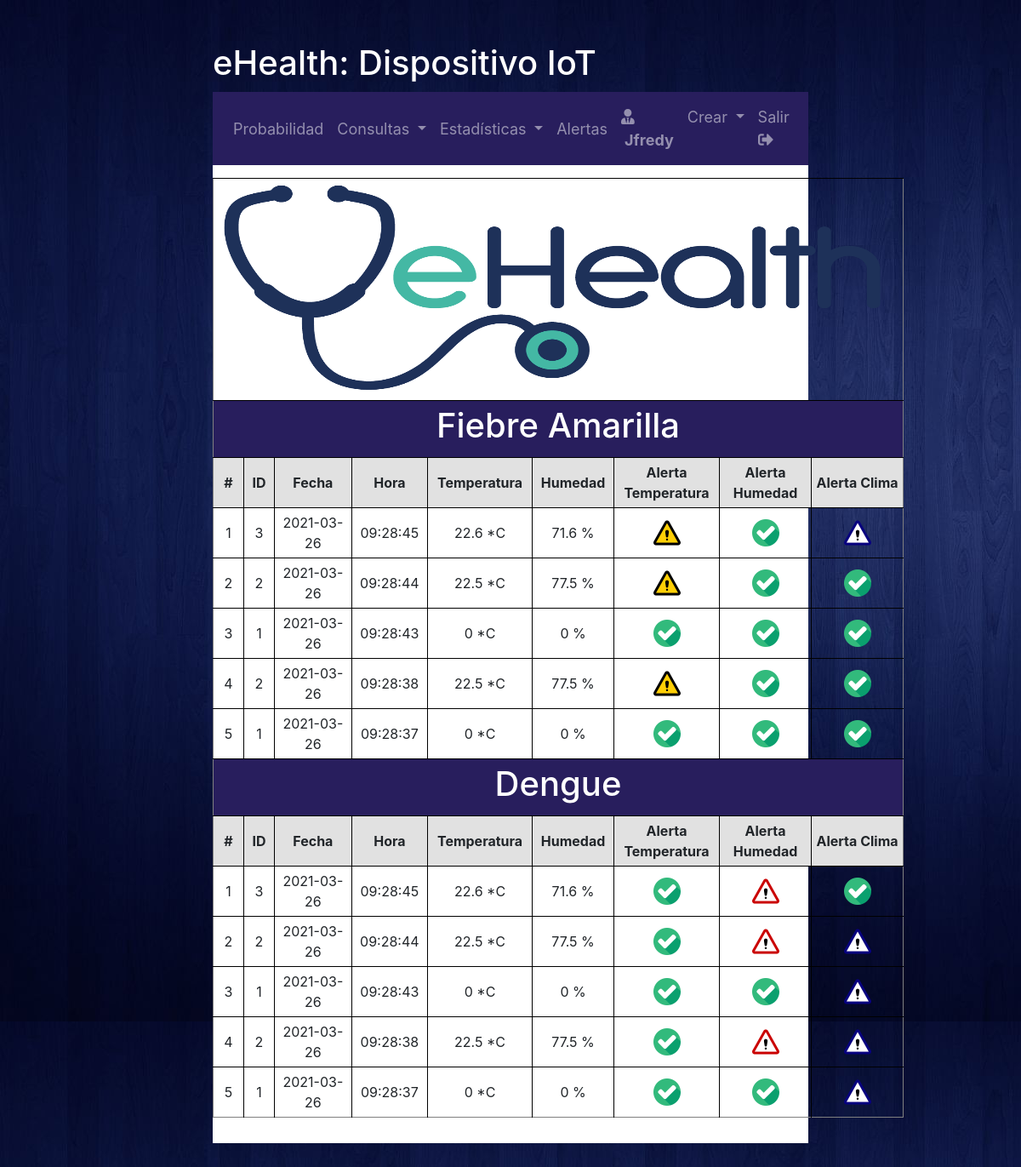
The page /interfaces/alertas/alertas.php (signed in) on the database its author committed.
### tables this page shows
CREATE TABLE `datos_medidos` (
  `id` int(11) NOT NULL,
  `id_tarjeta` int(11) NOT NULL,
  `temperatura` float NOT NULL,
  `humedad` float NOT NULL,
  `fecha` date NOT NULL,
  `hora` varchar(20) NOT NULL,
  `lluvia` int(11) DEFAULT NULL
);

### interfaces/alertas/alertas.php (the view, shortened to what this page needs)
<!DOCTYPE html>
<html lang="es">
    <head>
    </head>
    <body background="/ehealth/static/img/background.jpg">
        <h1 id="home-title">eHealth: Dispositivo IoT</h1>
        <div id="home">
            <div id="page-content">
                <table width="80%" align=center cellpadding=5 border=1>
                    <tr>
                        <td valign="center" align=center width=80% colspan=9>
                            <img src="/ehealth/static/img/logo.png" width=800 height=250>
                        </td>
                    </tr>
                    <tr>
                        <td valign="center" align=center width=80% colspan=9 bgcolor="#281E5D">
                            <h1>
                                <font color=white>Fiebre Amarilla</font>
                            </h1>
                        </td>
                    </tr>
                    <tr>
                        <td valign="center" align=center bgcolor="#E1E1E1" width=40>
                            <b>#</b>
                        </td>
                        <td valign="center" align=center bgcolor="#E1E1E1" width=40>
                            <b>ID</b>
                        </td>
                        <td valign="center" align=center bgcolor="#E1E1E1">
                            <b>Fecha</b>
                        </td>
                        <td valign="center" align=center bgcolor="#E1E1E1">
                            <b>Hora</b>
                        </td>
                        <td valign="center" align=center bgcolor="#E1E1E1">
                            <b>Temperatura</b>
                        </td>
                        <td valign="center" align=center bgcolor="#E1E1E1">
                            <b>Humedad</b>
                        </td>
                        <td valign="center" align=center bgcolor="#E1E1E1" width=120>
                            <b>Alerta Temperatura</b>
                        </td>
                        <td valign="center" align=center bgcolor="#E1E1E1" width=120>
                            <b>Alerta Humedad</b>
                        </td>
                        <td valign="center" align=center bgcolor="#E1E1E1" width=120>
                            <b>Alerta Clima</b>
                        </td>
                    </tr>
                    <?php
                        $mysqli = new mysqli($host, $user, $pw, $db);
                        $sql1_fiebre = "SELECT max_temp from datos_maximos where id=1";
                        $result2_fiebre = $mysqli->query($sql1_fiebre);
                        $row2_fiebre = $result2_fiebre->fetch_array(MYSQLI_NUM);
                        $temp_max_fiebre = $row2_fiebre[0];
                        $sql3_fiebre = "SELECT max_hum from datos_maximos where id=1";
                        $result3_fiebre = $mysqli->query($sql3_fiebre);
                        $row3_fiebre = $result3_fiebre->fetch_array(MYSQLI_NUM);
                        $hum_max_fiebre = $row3_fiebre[0];
                        $sql4_fiebre = "SELECT pre_lluvia from datos_maximos where id=1";
                        $result4_fiebre = $mysqli->query($sql4_fiebre);
                        $row4_fiebre = $result4_fiebre->fetch_array(MYSQLI_NUM);
                        $pre_lluv_fiebre = $row4_fiebre[0];
                        $sql1_fiebre = "SELECT * from datos_medidos order by id DESC LIMIT 5";
                        $result1_fiebre = $mysqli->query($sql1_fiebre);
                        $contador = 0;
                        while($row1 = $result1_fiebre->fetch_array(MYSQLI_NUM)){
                        $ID_TARJ_fiebre = $row1[1];
                        $temp_fiebre = $row1[2];
                        $hum_fiebre = $row1[3];
                        $fecha_fiebre = $row1[4];
                        $hora_fiebre = $row1[5];
                        $lluvia_fiebre=$row1[6];
                        $contador++;
                    ?>
                    <tr>
                        <td valign="center" align=center>
                            <?php echo $contador; ?>
                        </td>
                        <td valign="center" align=center>
                            <?php echo $ID_TARJ_fiebre; ?>
                        </td>
                        <td valign="center" align=center>
                            <?php echo $fecha_fiebre; ?>
                        </td>
                        <td valign="center" align=center>
                            <?php echo $hora_fiebre; ?>
                        </td>
                        <td valign="center" align=center>
                            <?php echo $temp_fiebre." *C"; ?>
                        </td>
                        <td valign="center" align=center>
                            <?php echo $hum_fiebre." %"; ?>
                        </td>
                        <td valign="center" align=center>
                            <?php
                                if ($temp_fiebre > $temp_max_fiebre){
                            ?>
                            <img src="/ehealth/static/img/warning_y.png" width=32 height=32>
                            <?php
                                }
                                else{
                            ?>
                            <img src="/ehealth/static/img/comprobado.png" width=32 height=32>
                            <?php
                                }
                            ?>
                        </td>
                        <td valign="center" align=center>
                            <?php
                                if ($hum_fiebre > $hum_max_fiebre){
                            ?>
                            <img src="/ehealth/static/img/warning_r.png" width=32 height=32>
                            <?php
                                }
                                else{
                            ?>
                            <img src="/ehealth/static/img/comprobado.png" width=32 height=32>
                            <?php
                                }
                            ?>
                        </td>
                        <td valign="center" align=center>
                            <?php
                                if ($pre_lluv_fiebre==$lluvia_fiebre){
                            ?>
                            <img src="/ehealth/static/img/warning_b.png" width=32 height=32>
                            <?php
                                }
                                else{
                            ?>
                            <img src="/ehealth/static/img/comprobado.png" width=32 height=32>
                            <?php
                                }
                            ?>
                        </td>
                    </tr>
                    <?php
                        }
                    ?>
                    <tr>
                        <td valign="center" align=center width=80% colspan=9 bgcolor="#281E5D">
                            <h1>
                                <font color=white>Dengue</font>
                            </h1>
                        </td>
                    </tr>
                    <tr>
                        <td valign="center" align=center bgcolor="#E1E1E1">
                            <b>#</b>
                        </td>
                        <td valign="center" align=center bgcolor="#E1E1E1">
                            <b>ID</b>
                        </td>
                        <td valign="center" align=center bgcolor="#E1E1E1">
                            <b>Fecha</b>
                        </td>
                        <td valign="center" align=center bgcolor="#E1E1E1">
                            <b>Hora</b>
                        </td>
                        <td valign="center" align=center bgcolor="#E1E1E1">
                            <b>Temperatura</b>
                        </td>
                        <td valign="center" align=center bgcolor="#E1E1E1">
                            <b>Humedad</b>
                        </td>
                        <td valign="center" align=center bgcolor="#E1E1E1">
                            <b>Alerta Temperatura</b>
                        </td>
                        <td valign="center" align=center bgcolor="#E1E1E1">
                            <b>Alerta Humedad</b>
                        </td>
                        <td valign="center" align=center bgcolor="#E1E1E1">
                            <b>Alerta Clima</b>
                        </td>
                    </tr>
                    <?php
                        $mysqli1 = new mysqli($host, $user, $pw, $db);
                        $sql1_dengue = "SELECT max_temp from datos_maximos where id=2";
                        $result2_dengue = $mysqli1->query($sql1_dengue);
                        $row2_dengue = $result2_dengue->fetch_array(MYSQLI_NUM);
                        $temp_max_dengue = $row2_dengue[0];
                        $sql3_dengue = "SELECT max_hum from datos_maximos where id=2";
                        $result3_dengue = $mysqli1->query($sql3_dengue);
                        $row3_dengue = $result3_dengue->fetch_array(MYSQLI_NUM);
                        $hum_max_dengue = $row3_dengue[0];
                       $sql4_dengue = "SELECT pre_lluvia from datos_maximos where id=2";
                       $result4_dengue = $mysqli1->query($sql4_dengue);
                       $row4_dengue = $result4_dengue->fetch_array(MYSQLI_NUM);
                       $pre_lluv_dengue = $row4_dengue[0];
                        $sql1_dengue = "SELECT * from datos_medidos order by id DESC LIMIT 5";
                        $result1_dengue = $mysqli1->query($sql1_dengue);
                        $contador1 = 0;
                        while($row11 = $result1_dengue->fetch_array(MYSQLI_NUM)){
                        $ID_TARJ_dengue = $row11[1];
                        $temp_dengue = $row11[2];
                        $hum_dengue = $row11[3];
                        $fecha_dengue = $row11[4];
                        $hora_dengue = $row11[5];
                        $lluvia_dengue=$row11[6];
                        $contador1++;
                    ?>
                    <tr>
                        <td valign="center" align=center>
                            <?php echo $contador1; ?>
                        </td>
                        <td valign="center" align=center>
                            <?php echo $ID_TARJ_dengue; ?>
                        </td>
                        <td valign="center" align=center>
                            <?php echo $fecha_dengue; ?>
                        </td>
                        <td valign="center" align=center>
                            <?php echo $hora_dengue; ?>
                        </td>
                        <td valign="center" align=center>
                            <?php echo $temp_dengue." *C"; ?>
                        </td>
                        <td valign="center" align=center>
                            <?php echo $hum_dengue." %"; ?>
                        </td>
                        <td valign="center" align=center>
                            <?php
                                if ($temp_dengue > $temp_max_dengue){
                            ?>
                            <img src="/ehealth/static/img/warning_y.png" width=32 height=32>
                            <?php
                                }
                                else{
                            ?>
                            <img src="/ehealth/static/img/comprobado.png" width=32 height=32>
                            <?php
                                }
                            ?>
                        </td>
                        <td valign="center" align=center>
                            <?php
                                if ($hum_dengue > $hum_max_dengue){
                            ?>
                            <img src="/ehealth/static/img/warning_r.png" width=32 height=32>
                            <?php
                                }
                                else{
                            ?>
                            <img src="/ehealth/static/img/comprobado.png" width=32 height=32>
                            <?php
                                }
                            ?>
                        </td>
                        <td valign="center" align=center>
                            <?php
                                if ($pre_lluv_dengue==$lluvia_dengue){
                            ?>
                            <img src="/ehealth/static/img/warning_b.png" width=32 height=32>
                            <?php
                                }
                                else{
                            ?>
                            <img src="/ehealth/static/img/comprobado.png" width=32 height=32>
                            <?php
                                }
                            ?>
                        </td>
                    </tr>
                    <?php
                        }
                    ?>
                </table>
            </div>
        </div>
    </body>
</html>

### static/css/styles.css (style rules this page uses)
body { background-color: #281E5D; }
table td { border: 1px solid #000; }
table tr:last-child td { border-bottom: none; }
table th:first-child, table td:first-child { border-left: none; }
table th:last-child, table td:last-child { border-right: none; }
@media only screen and (min-width: 1000px) { #home { margin: 0px 250px 50px 250px; background-color: white; } }
@media only screen and (min-width: 1000px) { #home-title { margin: 50px 250px 10px; color: white; } }
#page-content { padding-top: 15px; padding-bottom: 30px; }

### rows shown on the page
datos_medidos: id_tarjeta "3", fecha "2021-03-26", hora "09:28:45", temperatura "22.6", humedad "71.6"
datos_medidos: id_tarjeta "2", fecha "2021-03-26", hora "09:28:44", temperatura "22.5", humedad "77.5"
datos_medidos: id_tarjeta "1", fecha "2021-03-26", hora "09:28:43", temperatura "0", humedad "0"
datos_medidos: id_tarjeta "2", fecha "2021-03-26", hora "09:28:38", temperatura "22.5", humedad "77.5"
datos_medidos: id_tarjeta "1", fecha "2021-03-26", hora "09:28:37", temperatura "0", humedad "0"

### other values the page prints
$_SESSION["nombre_usuario"] "Jfredy"
